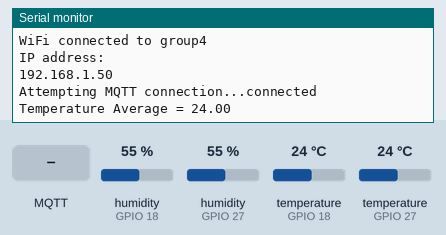
This sketch was run on a simulated ESP32. Parts: the last lines printed to the serial monitor. Inputs (shaded band) come from the test bench; at power-on: humidity (sensors on GPIO 18, GPIO 27) 55 %, temperature (sensors on GPIO 18, GPIO 27) 24 °C. WiFi joins after 1.5 s; servers stay silent unless stated; no MQTT or app messages arrive unless stated.

Above: at 3.2 s.
3.3 s: MQTT message "on" arrives on the first subscribed topic
At 3.8 s:
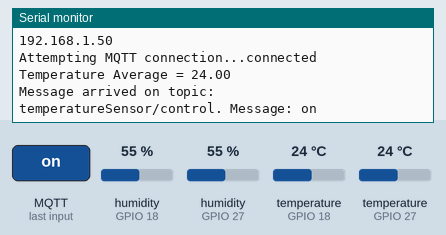
4.8 s: MQTT message "off" arrives on the first subscribed topic
At 5.9 s:
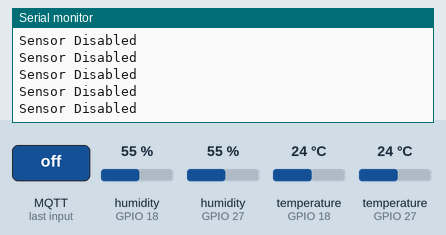

The sketch:

temperatureSensor.ino
```cpp
/**********************************/
/*        ISEP MESCC CSLAB        */
/*       Temperature Sensor       */
/*  Group 4                       */
/*    -> Carlos Rijo - 1101626    */
/*    -> João Fernandes - 1221973 */
/*                                */
/**********************************/

// Import Libraries
#include <WiFi.h>
#include <PubSubClient.h>
#include <string.h>
#include <Wire.h>
#include "DHT.h"

// Define Temperature Sensors and Pins
#define DHT1PIN 18
#define DHT2PIN 27
#define DHTTYPE DHT11

DHT dht1(DHT1PIN, DHTTYPE);
DHT dht2(DHT2PIN, DHTTYPE);

// Define Network Settings
const char *ssid = "group4";
const char *password = "1122334455";
// const char *ssid = "Vodafone-92FE43";
// const char *password = "2f6Mh95RKN";

WiFiClient tempSensorClient;
const char *host = "192.168.1.253";
PubSubClient client(tempSensorClient);

// Define variables
String deviceAddr = "";
char messageToSend[100];
long timestamp = 0;
int msg_rate = 2000;  // in milliseconds
unsigned long time_now = 0;
String officeID = "office1";
String sensorType = "temperature";
String sensorStatus = "on";

void setup() {
  Serial.begin(115200);  // BaudRate

  dht1.begin();
  dht2.begin();

  WiFi.begin(ssid, password);              // Begin Wifi service
  while (WiFi.status() != WL_CONNECTED) {  // Check if the device is connected to Network
    delay(2000);
    Serial.println("Connecting to WiFi");
  }
  Serial.print("WiFi connected to ");
  Serial.println(ssid);
  Serial.println("IP address: ");
  Serial.println(WiFi.localIP());
  client.setServer(host, 1883);
  client.setCallback(callback);

  deviceAddr = WiFi.macAddress();  // Get Device MAC Address
}

void callback(char *topic, byte *message, unsigned int length) {
  Serial.print("Message arrived on topic: ");
  Serial.print(topic);
  Serial.print(". Message: ");
  String messageTemp;

  for (int i = 0; i < length; i++) {
    Serial.print((char)message[i]);
    messageTemp += (char)message[i];
  }
  Serial.println();

  // If a message is received on the topic temperatureSensor/control, you check if the message is either "on" or "off".
  if (String(topic) == "temperatureSensor/control") {
    if (messageTemp == "on") {
      sensorStatus = "on";
    } else if (messageTemp == "off") {
      sensorStatus = "off";
    }
  }
}

void reconnect() {
  // Loop until we're reconnected
  while (!client.connected()) {
    Serial.print("Attempting MQTT connection...");
    // Attempt to connect
    if (client.connect("temperatureSensor")) {
      Serial.println("connected");
      // Subscribe
      client.subscribe("temperatureSensor/control");
    } else {
      Serial.print("failed, rc=");
      Serial.print(client.state());
      Serial.println(" try again in 5 seconds");
      // Wait 5 seconds before retrying
      delay(5000);
    }
  }
}

void loop() {
  if (!client.connected()) {
    reconnect();
  }
  client.loop();

  // Define Host settings
  int numberOfSensors = 2;
  float temperatureArray[numberOfSensors];
  float temperatureAverage = 0;
  char tempString[8];
  char tempStringError[8];
  int errorCode = 0;

  // Serial.print("Sensor Status: ");
  // Serial.println(sensorStatus);

  if (sensorStatus == "off") { Serial.println("Sensor Disabled"); }
  if (sensorStatus == "on" && errorCode < 3) {
    if (millis() >= time_now + msg_rate) {  // Check if required time as passed

      time_now += msg_rate;
      temperatureArray[0] = dht1.readTemperature();  // Read Temperature from sensor1
      if (isnan(temperatureArray[0])) {
        errorCode = 1;
        temperatureArray[0] = 0;
      }

      temperatureArray[1] = dht2.readTemperature();  // Read Temperature from sensor2
      if (isnan(temperatureArray[1])) {
        if (errorCode == 1) {
          errorCode = 3;
        } else {
          errorCode = 2;
        }
        temperatureArray[1] = 0;
      }
      timestamp = millis();
      temperatureAverage = 0;  // Get current time elapsed

      for (int i = 0; i < numberOfSensors; i++) {
        temperatureAverage += temperatureArray[i];
        // Serial.print("Temperature from sensor");
        // Serial.print(i + 1);
        // Serial.print(" = ");
        // Serial.println(temperatureArray[i]);
      }
      if (errorCode == 1 || errorCode == 2) {
        numberOfSensors--;
      }
      temperatureAverage = temperatureAverage / numberOfSensors;
      Serial.print("Temperature Average");
      Serial.print(" = ");
      Serial.println(temperatureAverage);

      dtostrf(temperatureAverage, 1, 2, tempString);
      client.publish("temperatureSensor/value", tempString);

      dtostrf(errorCode, 1, 2, tempStringError);
      client.publish("temperatureSensor/error", tempStringError);
    }
  }
}
```

Measured:
- after the input at 3.3 s, the serial monitor: prints a new line at once (image 1)
- after the input at 4.8 s, the serial monitor: prints a new line at once (image 2)
